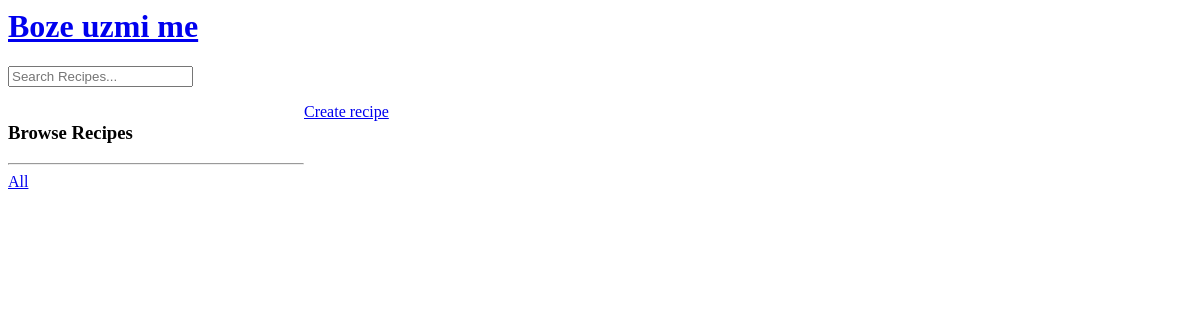
Before: / with the older database file.
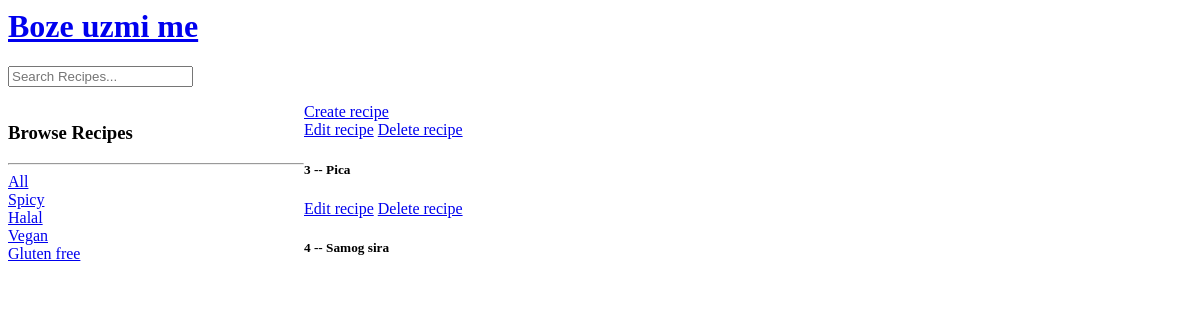
After: the same page with the newer database file.
### base/models.py (models this page shows, shortened)
class Recipe_Type(models.Model):
    name = models.TextField(max_length=200)

class Recipe(models.Model):
    user = models.ForeignKey(
        User, on_delete=models.SET_NULL, default='', null=True)
    name = models.CharField(max_length=200)
    recipe_type = models.ForeignKey(
        Recipe_Type, on_delete=models.SET_NULL,  null=True)
    description = models.TextField(null=True, blank=True)
    updated = models.DateTimeField(auto_now=True)
    created = models.DateTimeField(auto_now_add=True)

### base/views.py (the view)
# urls.py: 2. Add a URL to urlpatterns:  path('', views.home, name='home')
def home(request):
    q = request.GET.get('q') if request.GET.get('q') != None else ''
    recipes = Recipe.objects.filter(recipe_type__name__icontains=q)
    recipe_types = Recipe_Type.objects.all()
    context = {'recipes': recipes, 'recipe_types': recipe_types}
    return render(request, 'base/home.html', context)

### base/templates/base/home.html (shortened to what this page needs)
{% extends 'main.html' %}
{% block content %}
<div class="home-container">
    <div>
        <h3>Browse Recipes</h3>
        <hr>
        <div>
            <a href="{% url 'home' %}">All</a>
              </div>
        {% for recipe_type in recipe_types %}
          <div>
        <a href="{% url 'home' %}?q={{recipe_type.name}}">{{recipe_type.name}}</a>
          </div>
        {% endfor %}
    </div>
    <div>
        <a href="{% url 'create-recipe'  %}">Create recipe</a>
        <div>
         {% for recipe in recipes %}
         <div>
             <a href="{% url 'update-recipe' recipe.id  %}">Edit recipe</a>
             <a href="{% url 'delete-recipe' recipe.id  %}">Delete recipe</a>
             <h5>{{recipe.id}} -- {{recipe.name}}</h5>
         </div>
         {% endfor %}
        </div>
    </div>
</div>
{% endblock content %}

### templates/main.html
<body>
   {% include 'navbar.html' %}
   {% block content %}
   {% endblock %}
</body>

### templates/navbar.html
<a href="/">
    <h1>Boze uzmi me</h1>
</a>
<form method="GET" action="{%url 'home'%}">
    <input type="text" name="q" placeholder="Search Recipes..."/ >
</form>

### base/templates/base/home.html (style rules this page uses)
.home-container { display: grid; grid-template-columns: 1fr 3fr; }

Changed rows visible on the page:
added Recipe_Type: name "Spicy"
added Recipe_Type: name "Halal"
added Recipe_Type: name "Vegan"
added Recipe_Type: name "Gluten free"
now on this page (row edited): Recipe: id "3", name "Pica"
now on this page (row edited): Recipe: id "4", name "Samog sira"
